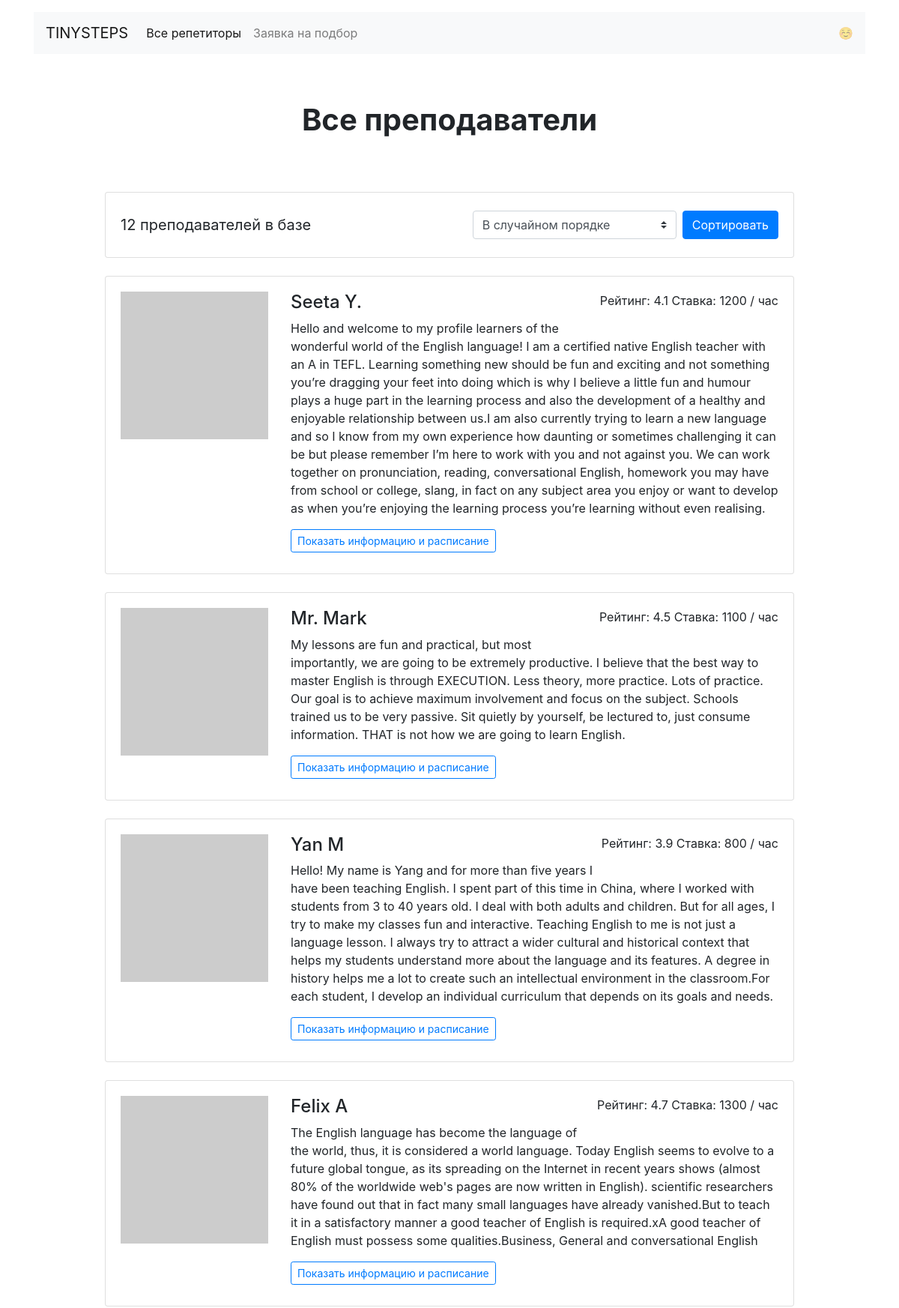
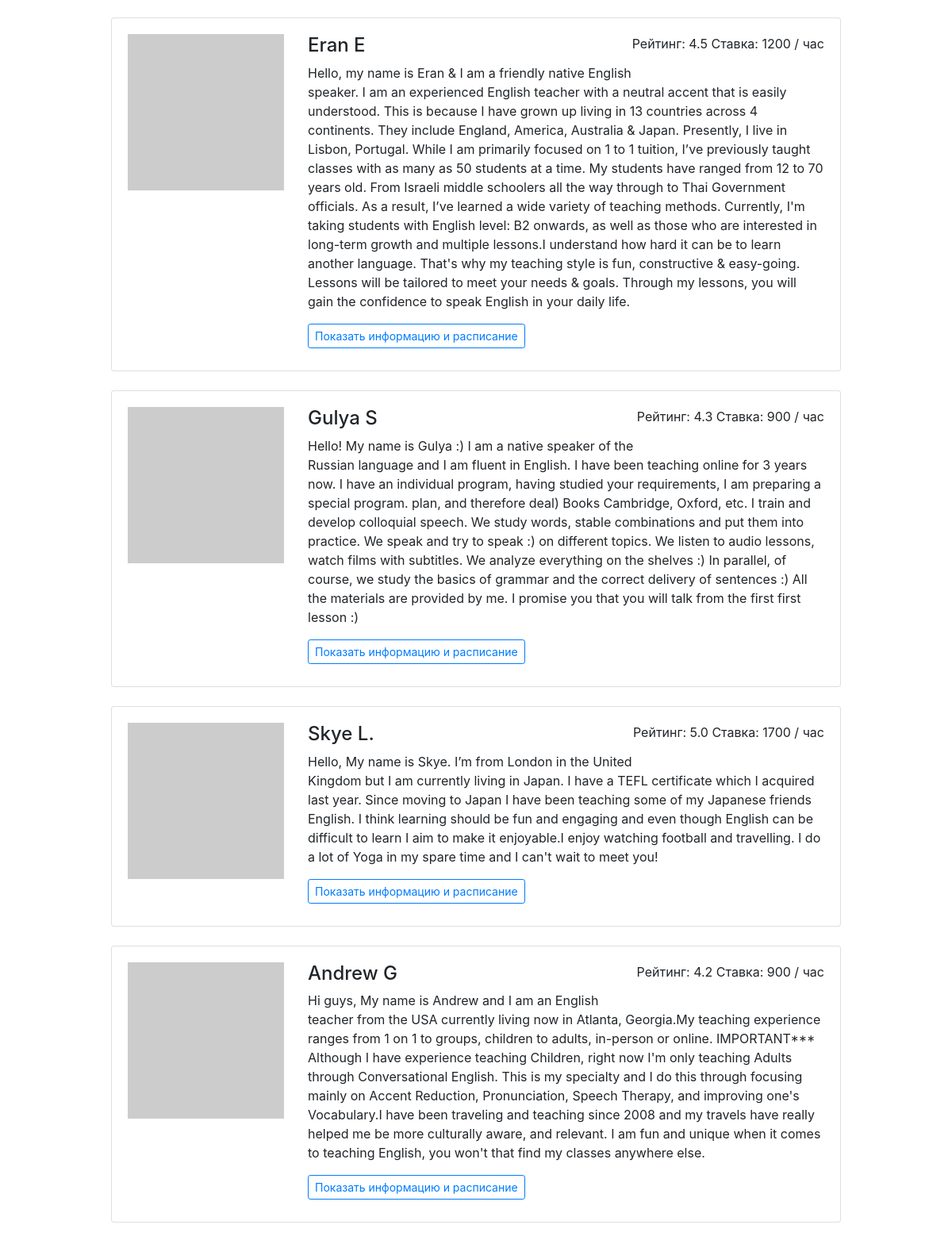
Page /all/ (upper part) on the committed database (2 pictures, top to bottom).
### app.py (models this page shows)
class Teacher(db.Model):
    __tablename__ = "teachers"
    id = db.Column(db.Integer, primary_key=True)
    name = db.Column(db.String, nullable=False)
    about = db.Column(db.String, nullable=False)
    rating = db.Column(db.Float, nullable=False)
    picture = db.Column(db.String, nullable=False)
    price = db.Column(db.Integer, nullable=False)
    goals = db.Column(db.String, nullable=False)
    free = db.Column(db.JSON)
    bookings = db.relationship("Booking")

### app.py (the view)
@app.route('/all/')
def render_all():
    teachers_list = db.session.query(Teacher).order_by(func.random())
    return render_template('all.html', teachers=teachers_list, number_of_teachers=teachers_list.count())

### templates/all.html (shortened to what this page needs)
{% extends 'base.html' %}
  {% block container %}
  <main class="container mt-3">
    <h1 class="h1 text-center w-50 mx-auto mt-1 py-5 mb-4"><strong>Все преподаватели</strong></h1>
      <div class="row">
      <div class="col-12 col-lg-10 offset-lg-1 m-auto">
        <div class="card mb-4">
          <div class="card-body align-right">
            <p class="lead float-left d-inline-block mt-2 mb-0"><strong>{{ number_of_teachers }} преподавателей в базе</strong></p>
            <form class="float-right d-inline-block" action="/all_done/" method="POST">
              <div class="form-inline">
                <select class="custom-select my-1 mr-2" id="inlineFormCustomSelectPref"  name="sorted">
                  <option selected value="0">В случайном порядке</option>
                </select>
                <button type="submit" class="btn btn-primary my-1">Сортировать</button>
              </div>
          </div>
        </div>
        {% for teacher in teachers %}
        <div class="card mb-4">
          <div class="card-body">
            <div class="row">
              <div class="col-3"><img src={{ teacher.picture }} class="img-fluid" alt=""></div>
              <div class="col-9">
                <p class="float-right">Рейтинг: {{ teacher.rating }} Ставка: {{ teacher.price }} / час</p>
                <h2 class="h4">{{ teacher.name }}</h2>
                <p>{{ teacher.about }}</p>
                <a href="/profiles/{{ teacher.id }}/" class="btn btn-outline-primary btn-sm mr-3 mb-2">Показать информацию и расписание</a>
              </div>
            </div>
          </div>
        </div>
        {% endfor %}
      </div>
    </div>
  </main>
</body>
</html>
  {% endblock %}

### rows in the picture
Teacher: rating "4.1", price "1200", name "Seeta Y.", about "Hello and welcome to my profile learners of the wonderful world of the English language! I am a certified native English teacher with an A in TEFL. Learning something new should be fun and exciting and not something you’re dragging your feet into doing which is why I believe a little fun and humour plays a huge part in the learning process and also the development of a healthy and enjoyable relationship between us.I am also currently trying to learn a new language and so I know from my own experience how daunting or sometimes challenging it can be but please remember I’m here to work with you and not against you. We can work together on pronunciation, reading, conversational English,…"
Teacher: rating "4.5", price "1100", name "Mr. Mark", about "My lessons are fun and practical, but most importantly, we are going to be extremely productive. I believe that the best way to master English is through EXECUTION. Less theory, more practice. Lots of practice. Our goal is to achieve maximum involvement and focus on the subject. Schools trained us to be very passive. Sit quietly by yourself, be lectured to, just consume information. THAT is not how we are going to learn English."
Teacher: rating "3.9", price "800", name "Yan M", about "Hello! My name is Yang and for more than five years I have been teaching English. I spent part of this time in China, where I worked with students from 3 to 40 years old. I deal with both adults and children. But for all ages, I try to make my classes fun and interactive. Teaching English to me is not just a language lesson. I always try to attract a wider cultural and historical context that helps my students understand more about the language and its features. A degree in history helps me a lot to create such an intellectual environment in the classroom.For each student, I develop an individual curriculum that depends on its goals and needs."
Teacher: rating "4.7", price "1300", name "Felix A", about "The English language has become the language of the world, thus, it is considered a world language. Today English seems to evolve to a future global tongue, as its spreading on the Internet in recent years shows (almost 80% of the worldwide web's pages are now written in English). scientific researchers have found out that in fact many small languages have already vanished.But to teach it in a satisfactory manner a good teacher of English is required.xA good teacher of English must possess some qualities.Business, General and conversational English"
Teacher: rating "4.5", price "1200", name "Eran E", about "Hello, my name is Eran & I am a friendly native English speaker. I am an experienced English teacher with a neutral accent that is easily understood. This is because I have grown up living in 13 countries across 4 continents. They include England, America, Australia & Japan. Presently, I live in Lisbon, Portugal. While I am primarily focused on 1 to 1 tuition, I’ve previously taught classes with as many as 50 students at a time. My students have ranged from 12 to 70 years old. From Israeli middle schoolers all the way through to Thai Government officials. As a result, I’ve learned a wide variety of teaching methods. Currently, I'm taking students with English level: B2 onwards, as well as…"
Teacher: rating "4.3", price "900", name "Gulya S", about "Hello! My name is Gulya :) I am a native speaker of the Russian language and I am fluent in English. I have been teaching online for 3 years now. I have an individual program, having studied your requirements, I am preparing a special program. plan, and therefore deal) Books Cambridge, Oxford, etc. I train and develop colloquial speech. We study words, stable combinations and put them into practice. We speak and try to speak :) on different topics. We listen to audio lessons, watch films with subtitles. We analyze everything on the shelves :) In parallel, of course, we study the basics of grammar and the correct delivery of sentences :) All the materials are provided by me. I promise you…"
Teacher: rating "5.0", price "1700", name "Skye L.", about "Hello, My name is Skye. I’m from London in the United Kingdom but I am currently living in Japan. I have a TEFL certificate which I acquired last year. Since moving to Japan I have been teaching some of my Japanese friends English. I think learning should be fun and engaging and even though English can be difficult to learn I aim to make it enjoyable.I enjoy watching football and travelling. I do a lot of Yoga in my spare time and I can't wait to meet you!"
Teacher: rating "4.2", price "900", name "Andrew G", about "Hi guys, My name is Andrew and I am an English teacher from the USA currently living now in Atlanta, Georgia.My teaching experience ranges from 1 on 1 to groups, children to adults, in-person or online. IMPORTANT*** Although I have experience teaching Children, right now I'm only teaching Adults through Conversational English. This is my specialty and I do this through focusing mainly on Accent Reduction, Pronunciation, Speech Therapy, and improving one's Vocabulary.I have been traveling and teaching since 2008 and my travels have really helped me be more culturally aware, and relevant. I am fun and unique when it comes to teaching English, you won't that find my classes anywhere else."

### other values in the picture
{{ number_of_teachers }} "12"
